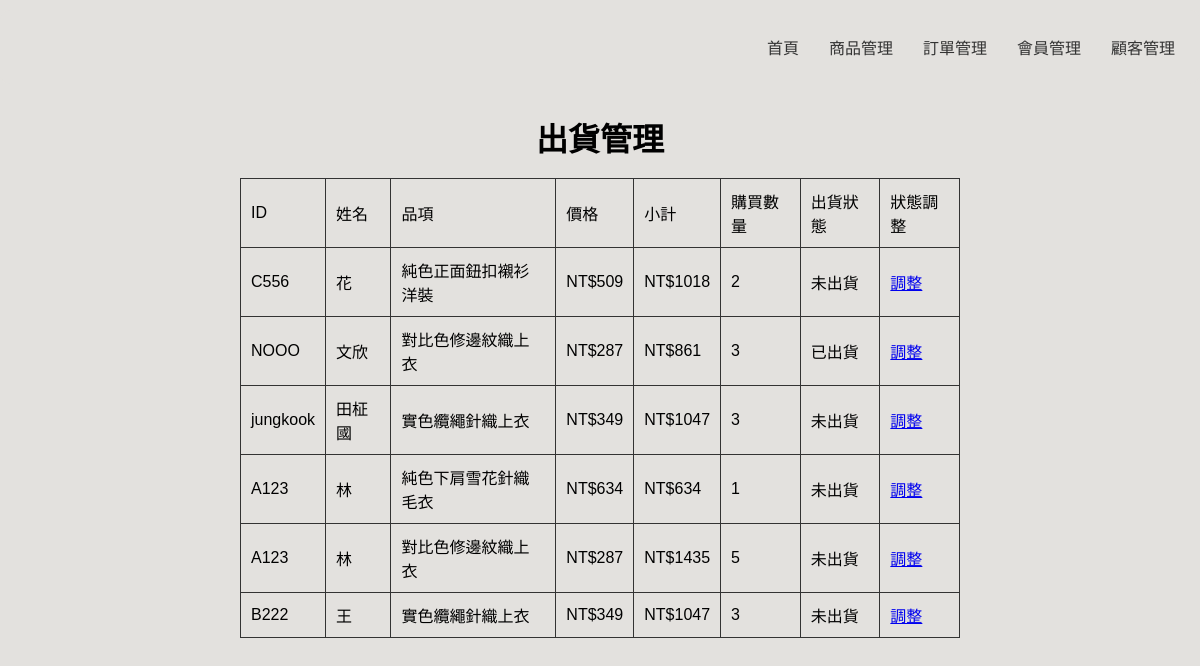
Screenshot of /php/ship.php with the database file from the repository.
### tables this page shows
CREATE TABLE `buy` (
  `num` int(11) NOT NULL,
  `id` varchar(20) NOT NULL,
  `username` varchar(20) NOT NULL,
  `name` varchar(20) NOT NULL,
  `quantity` varchar(20) NOT NULL,
  `price` varchar(20) NOT NULL,
  `subtotal` varchar(20) NOT NULL,
  `rstate` varchar(20) NOT NULL,
  `img` varchar(20) NOT NULL
);

### php/ship.php (the view, shortened to what this page needs)
<!DOCTYPE html>
<html lang="en">
<head>
</head>
<body>
    <div class="navbar">
    <a href="status.php">首頁</a>
    <a href="product.php">商品管理</a>
    <a href="list.php">訂單管理</a>
    <a href="member.php">會員管理</a>
    <a href="customer.php">顧客管理</a>
    </div>
    <h1>出貨管理</h1>
    <?php
     include "connsql.php";
 $sql_query = "SELECT * FROM `buy`";
 $result = $seldb->query($sql_query);
 $total_records = $result->num_rows;
 if ($total_records > 0) {
     echo "<table border='1'>";
     echo "<tr><td>ID</td><td>姓名</td><td>品項</td><td>價格</td><td>小計</td><td>購買數量</td><td>出貨狀態</td><td>狀態調整</td></tr>";
     while ($row_result = $result->fetch_assoc()) {
         echo "<tr>";
         echo "<td>".$row_result["id"]."</td>";
         echo "<td>".$row_result["username"]."</td>";
         echo "<td>".$row_result["name"]."</td>";
         echo "<td>NT$".$row_result["price"]."</td>";
         echo "<td>NT$".$row_result["subtotal"]."</td>";
         echo "<td>".$row_result["quantity"]."</td>";
         echo "<td>".$row_result["rstate"]."</td>";
         echo "<td><a href='update-4.php?num=".$row_result["num"]."&f=o'>調整</a></td>";
         echo "</tr>";
     }
     echo "</table>";
 }
    ?>
</body>
</html>

### php/ship.php (style rules this page uses)
body { background-color: #E3E1DE; font-family: Arial, sans-serif; margin: 0; box-sizing: border-box; display: flex; flex-direction: column; align-items: center; }
h1 { font-size: 32px; margin: 20px 0 0; }
table { border-collapse: collapse; width: 60%; box-sizing: border-box; text-align: center; margin-bottom: 20px; }
table, th, td { border: 1px solid #333; }
th, td { padding: 10px; text-align: left; }
.navbar { display: flex; background-color: #E3E1DE; width: 100%; box-sizing: border-box; border-radius: 10px; justify-content: flex-end; padding: 10px; margin: 10px; }
.navbar a { color: #333; text-decoration: none; padding: 10px; margin: 5px; border-radius: 5px; }

### rows the page displays
buy: id "C556", username "花", name "純色正面鈕扣襯衫洋裝", price "509", subtotal "1018", quantity "2", rstate "未出貨"
buy: id "NOOO", username "文欣", name "對比色修邊紋織上衣", price "287", subtotal "861", quantity "3", rstate "已出貨"
buy: id "jungkook", username "田柾國", name "實色纜繩針織上衣", price "349", subtotal "1047", quantity "3", rstate "未出貨"
buy: id "A123", username "林", name "純色下肩雪花針織毛衣", price "634", subtotal "634", quantity "1", rstate "未出貨"
buy: id "A123", username "林", name "對比色修邊紋織上衣", price "287", subtotal "1435", quantity "5", rstate "未出貨"
buy: id "B222", username "王", name "實色纜繩針織上衣", price "349", subtotal "1047", quantity "3", rstate "未出貨"
